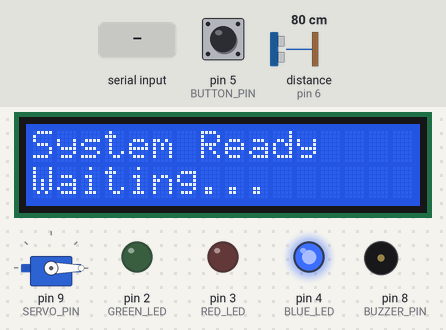
Simulated run of this sketch. Board: Arduino Uno, built with avr-gcc and run on an emulated ATmega328P. Shown: servo, 16×2 character LCD, output pins drawn as LEDs (lit = HIGH), buzzer (waves = sounding, pin HIGH). Wiring (inferred from the names in the program): ultrasonic range finder: trigger pin 7; echo pin 6. The test bench sets the inputs (shaded band); at power-on: distance to the obstacle (sensor on pin 6) 80 cm, pin 5 (BUTTON_PIN) HIGH. The echo pulse lasts 58.3 µs per cm; pins used as bus, display or sensor lines are not drawn; what the sketch prints to the serial monitor is not drawn.

Above: at 3.2 s.
3.3 s: distance to the obstacle (sensor on pin 6) set to 4 cm
At 5.2 s:
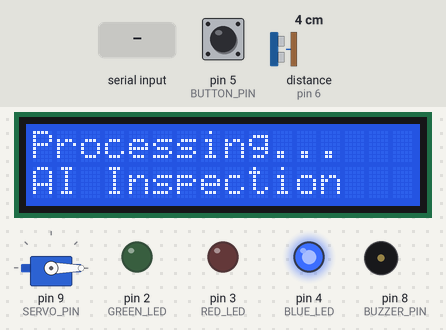
6.3 s: "INSPECTION_RESULT:\n" received over Serial
At 7.7 s:
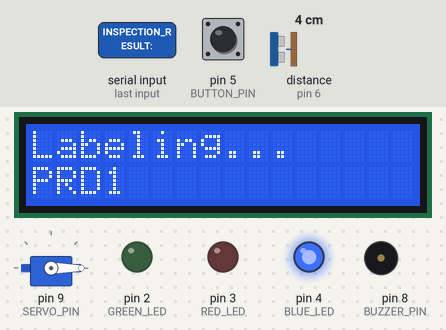
9.3 s: "LABEL_RESULT:\n" received over Serial
At 11.2 s:
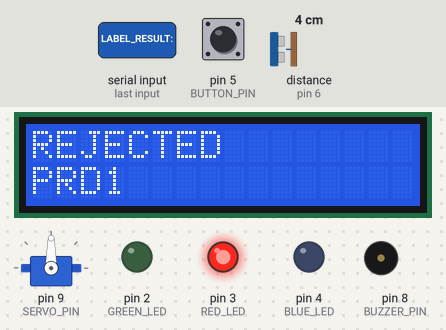
14.2 s: pin 5 (BUTTON_PIN) pulled LOW for 3.2 s
At 16.4 s:
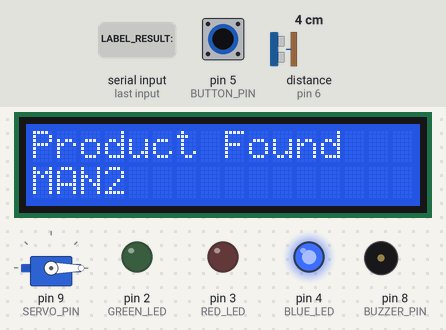
18.9 s: "INSPECTION_RESULT:\n" received over Serial
At 20.0 s:
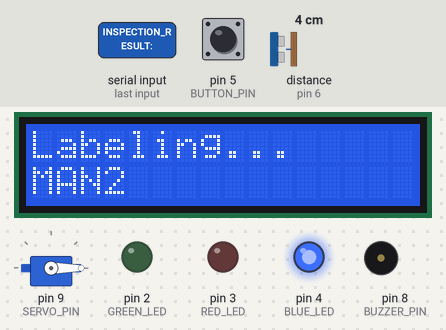
Timing chart, 0 to 21.9 s (numbered marks = the images above; inputs shaded):
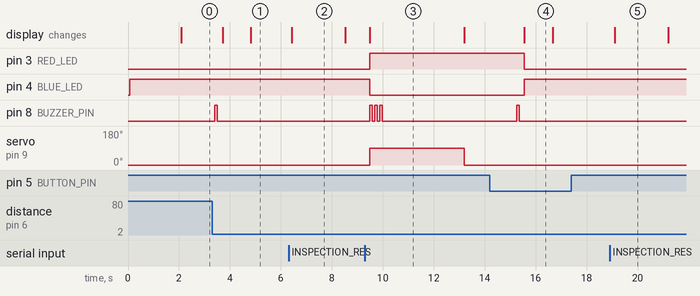

Measured:
- after the input at 3.3 s, pin 8 (BUZZER_PIN): LOW → HIGH after 0.11 s, → LOW 0.10 s later; the display: first changes after 0.41 s (image 1 shows a later state)
- after the input at 6.3 s, the display: changes after 0.12 s (image 2)
- after the input at 9.3 s, pin 3 (RED_LED): LOW → HIGH after 0.18 s; pin 4 (BLUE_LED): HIGH → LOW after 0.18 s; pin 8 (BUZZER_PIN): alternates HIGH for 0.10 s and LOW for 0.10 s, 6 changes in all, then stays LOW, starting after 0.18 s; servo on pin 9 (SERVO_PIN): 0° → 90° after 0.18 s, → 0° 3.7 s later; the display: changes after 0.18 s (image 3)
- after the input at 14.2 s, the display: changes after 1.4 s (image 4)
- after the input at 18.9 s, the display: changes after 0.20 s (image 5)
- what the display in image 2 shows lasts 2.1 s, from 6.4 s to 8.5 s
- what the display in image 3 shows lasts 3.7 s, from 9.5 s to 13.2 s

The sketch:

ArduinoCode.ino
```cpp
/*
Smart Product Traceability System - Arduino Code
Hardware: Arduino Uno + Sensors + Actuators
*/

#include <Servo.h>
#include <LiquidCrystal.h>

// Pin Definitions
#define TRIG_PIN 7          // Ultrasonic sensor trigger
#define ECHO_PIN 6          // Ultrasonic sensor echo
#define SERVO_PIN 9         // Servo motor for reject mechanism
#define GREEN_LED 2         // Pass indicator
#define RED_LED 3           // Reject indicator
#define BLUE_LED 4          // Processing indicator
#define BUZZER_PIN 8        // Status buzzer
#define BUTTON_PIN 5        // Manual trigger button

// LCD pins (RS, Enable, D4, D5, D6, D7)
LiquidCrystal lcd(12, 11, 10, A0, A1, A2);

// Objects
Servo rejectServo;

// Variables
bool productDetected = false;
bool systemReady = true;
int productCount = 0;
int passCount = 0;
int rejectCount = 0;
String currentProductID = "";
String inspectionResult = "";

// System states
enum SystemState {
  WAITING,
  DETECTING,
  PROCESSING,
  LABELING,
  INSPECTING,
  DECISION,
  COMPLETE
};

SystemState currentState = WAITING;

void setup() {
  // Initialize serial communication
  Serial.begin(9600);

  // Initialize pins
  pinMode(TRIG_PIN, OUTPUT);
  pinMode(ECHO_PIN, INPUT);
  pinMode(GREEN_LED, OUTPUT);
  pinMode(RED_LED, OUTPUT);
  pinMode(BLUE_LED, OUTPUT);
  pinMode(BUZZER_PIN, OUTPUT);
  pinMode(BUTTON_PIN, INPUT_PULLUP);

  // Initialize servo
  rejectServo.attach(SERVO_PIN);
  rejectServo.write(0); // Initial position (accept path)

  // Initialize LCD
  lcd.begin(16, 2);
  lcd.print("Smart Labeling");
  lcd.setCursor(0, 1);
  lcd.print("System Ready");

  // Initialize LEDs
  digitalWrite(GREEN_LED, LOW);
  digitalWrite(RED_LED, LOW);
  digitalWrite(BLUE_LED, HIGH); // System ready indicator

  Serial.println("Smart Product Traceability System Initialized");
  Serial.println("Waiting for products...");

  delay(2000);
  clearDisplay();
}

void loop() {
  switch(currentState) {
    case WAITING:
      handleWaitingState();
      break;

    case DETECTING:
      handleDetectingState();
      break;

    case PROCESSING:
      handleProcessingState();
      break;

    case LABELING:
      handleLabelingState();
      break;

    case INSPECTING:
      handleInspectingState();
      break;

    case DECISION:
      handleDecisionState();
      break;

    case COMPLETE:
      handleCompleteState();
      break;
  }

  // Check for manual trigger
  if (digitalRead(BUTTON_PIN) == LOW && currentState == WAITING) {
    delay(50); // Debounce
    if (digitalRead(BUTTON_PIN) == LOW) {
      triggerManualInspection();
    }
  }

  delay(100);
}

void handleWaitingState() {
  displayStatus("System Ready", "Waiting...");
  setLEDs(false, false, true); // Blue LED on

  // Check for product detection
  float distance = getDistance();
  if (distance < 10.0 && distance > 2.0) { // Product detected within 10cm
    productDetected = true;
    currentState = DETECTING;
    productCount++;
    currentProductID = "PRD" + String(productCount, DEC);

    Serial.println("PRODUCT_DETECTED:" + currentProductID);
    playBeep(1);
  }
}

void handleDetectingState() {
  displayStatus("Product Found", currentProductID);
  setLEDs(false, false, true); // Processing blue

  // Simulate product positioning delay
  delay(1000);

  Serial.println("REQUEST_INSPECTION:" + currentProductID);
  currentState = PROCESSING;
}

void handleProcessingState() {
  displayStatus("Processing...", "AI Inspection");
  setLEDs(false, false, true); // Processing blue

  // Wait for Python AI module response
  if (Serial.available()) {
    String response = Serial.readStringUntil('\n');
    response.trim();

    if (response.startsWith("INSPECTION_RESULT:")) {
      inspectionResult = response.substring(18); // Remove "INSPECTION_RESULT:"
      currentState = LABELING;
    }
  }
}

void handleLabelingState() {
  displayStatus("Labeling...", currentProductID);
  setLEDs(false, false, true); // Processing blue

  // Simulate labeling process
  Serial.println("APPLYING_LABEL:" + currentProductID);
  delay(2000); // Labeling time

  Serial.println("LABEL_APPLIED:" + currentProductID);
  currentState = INSPECTING;
}

void handleInspectingState() {
  displayStatus("Label Check", "OCR Verify");
  setLEDs(false, false, true); // Processing blue

  // Request label verification
  Serial.println("VERIFY_LABEL:" + currentProductID);

  // Wait for OCR verification result
  if (Serial.available()) {
    String response = Serial.readStringUntil('\n');
    response.trim();

    if (response.startsWith("LABEL_RESULT:")) {
      String labelResult = response.substring(13);

      // Combine inspection and label results
      if (inspectionResult == "PASS" && labelResult == "PASS") {
        inspectionResult = "PASS";
      } else {
        inspectionResult = "REJECT";
      }

      currentState = DECISION;
    }
  }
}

void handleDecisionState() {
  if (inspectionResult == "PASS") {
    // Product passes - continue on conveyor
    displayStatus("PASSED", currentProductID);
    setLEDs(true, false, false); // Green LED
    rejectServo.write(0); // Keep in accept path
    passCount++;
    playBeep(2); // Success beeps

    Serial.println("PRODUCT_PASSED:" + currentProductID);

  } else {
    // Product fails - activate reject mechanism
    displayStatus("REJECTED", currentProductID);
    setLEDs(false, true, false); // Red LED
    rejectServo.write(90); // Move to reject path
    rejectCount++;
    playBeep(3); // Reject beeps

    Serial.println("PRODUCT_REJECTED:" + currentProductID);
  }

  // Log the result
  logProductData();

  delay(3000); // Show result
  currentState = COMPLETE;
}

void handleCompleteState() {
  // Reset for next product
  rejectServo.write(0); // Reset to accept position
  productDetected = false;
  inspectionResult = "";

  // Show statistics
  displayStats();
  delay(2000);

  currentState = WAITING;
  Serial.println("READY_FOR_NEXT");
}

void triggerManualInspection() {
  if (currentState == WAITING) {
    productCount++;
    currentProductID = "MAN" + String(productCount, DEC);
    productDetected = true;
    currentState = DETECTING;

    Serial.println("MANUAL_TRIGGER:" + currentProductID);
    playBeep(1);
  }
}

float getDistance() {
  digitalWrite(TRIG_PIN, LOW);
  delayMicroseconds(2);
  digitalWrite(TRIG_PIN, HIGH);
  delayMicroseconds(10);
  digitalWrite(TRIG_PIN, LOW);

  long duration = pulseIn(ECHO_PIN, HIGH);
  float distance = duration * 0.034 / 2; // Convert to cm

  return distance;
}

void setLEDs(bool green, bool red, bool blue) {
  digitalWrite(GREEN_LED, green);
  digitalWrite(RED_LED, red);
  digitalWrite(BLUE_LED, blue);
}

void displayStatus(String line1, String line2) {
  lcd.clear();
  lcd.setCursor(0, 0);
  lcd.print(line1);
  lcd.setCursor(0, 1);
  lcd.print(line2);
}

void displayStats() {
  lcd.clear();
  lcd.setCursor(0, 0);
  lcd.print("P:" + String(passCount) + " R:" + String(rejectCount));
  lcd.setCursor(0, 1);
  lcd.print("Total: " + String(productCount));
}

void clearDisplay() {
  lcd.clear();
}

void playBeep(int count) {
  for (int i = 0; i < count; i++) {
    digitalWrite(BUZZER_PIN, HIGH);
    delay(100);
    digitalWrite(BUZZER_PIN, LOW);
    delay(100);
  }
}

void logProductData() {
  // Send logging data to Python
  String logData = "LOG_DATA:";
  logData += currentProductID + ",";
  logData += "BATCH001,"; // Simulated batch ID
  logData += "2025-07-01,"; // Manufacturing date
  logData += "RoHS_OK,"; // Compliance status
  logData += inspectionResult + ",";
  logData += String(millis()); // Timestamp

  Serial.println(logData);
}
```
